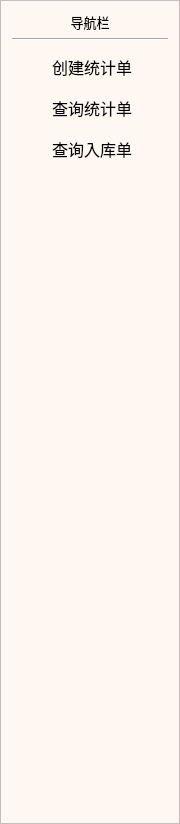
     <widget class="QFrame" name="frame">
      <property name="maximumSize">
       <size>
        <width>180</width>
        <height>16777215</height>
       </size>
      </property>
      <property name="styleSheet">
       <string notr="true">QFrame {
background-color: #fff8f2;
outline:0px;
}</string>
      </property>
      <property name="frameShape">
       <enum>QFrame::StyledPanel</enum>
      </property>
      <property name="frameShadow">
       <enum>QFrame::Raised</enum>
      </property>
      <layout class="QVBoxLayout" name="verticalLayout">
       <item>
        <widget class="QLabel" name="label">
         <property name="font">
          <font>
           <family>黑体</family>
           <pointsize>10</pointsize>
          </font>
         </property>
         <property name="styleSheet">
          <string notr="true"/>
         </property>
         <property name="text">
          <string>导航栏</string>
         </property>
         <property name="alignment">
          <set>Qt::AlignCenter</set>
         </property>
        </widget>
       </item>
       <item>
        <widget class="Line" name="line">
         <property name="orientation">
          <enum>Qt::Horizontal</enum>
         </property>
        </widget>
       </item>
       <item>
        <widget class="QPushButton" name="CheckCountPB">
         <property name="minimumSize">
          <size>
           <width>150</width>
           <height>35</height>
          </size>
         </property>
         <property name="maximumSize">
          <size>
           <width>188</width>
           <height>35</height>
          </size>
         </property>
         <property name="font">
          <font>
           <family>黑体</family>
           <pointsize>12</pointsize>
           <weight>50</weight>
           <bold>false</bold>
          </font>
         </property>
         <property name="styleSheet">
          <string notr="true">QPushButton {
	border-radius:10px;
	border:None;
	border-color: rgb(0, 0, 0);
    background-repeat: no-repeat;
	margin-top: 5px;
	padding-top:5px;
	padding-bottom: 5px;
}

QPushButton:hover
{
    background-color:#00aaff;
	border-radius:10px;
}

QPushButton:checked
{
    background-color:#00aaff;
	color: rgb(170, 255, 255);
    padding-left:10px;
	border-radius:10px;
}</string>
         </property>
         <property name="text">
          <string> 创建统计单</string>
         </property>
         <property name="icon">
          <iconset>
           <normaloff>../../AfterSale/static/img/add-list-64.gif</normaloff>../../AfterSale/static/img/add-list-64.gif</iconset>
         </property>
         <property name="iconSize">
          <size>
           <width>20</width>
           <height>20</height>
          </size>
         </property>
         <property name="checkable">
          <bool>true</bool>
         </property>
         <property name="autoExclusive">
          <bool>true</bool>
         </property>
        </widget>
       </item>
       <item>
        <widget class="QPushButton" name="ProductSearchPB">
         <property name="minimumSize">
          <size>
           <width>128</width>
           <height>35</height>
          </size>
         </property>
         <property name="maximumSize">
          <size>
           <width>188</width>
           <height>35</height>
          </size>
         </property>
         <property name="font">
          <font>
           <family>黑体</family>
           <pointsize>12</pointsize>
           <weight>50</weight>
           <bold>false</bold>
          </font>
         </property>
         <property name="styleSheet">
          <string notr="true">QPushButton {
	border-radius:10px;
	border:None;
	border-color: rgb(0, 0, 0);
    background-repeat: no-repeat;
	margin-top: 5px;
	padding-top:5px;
	padding-bottom: 5px;
}

QPushButton:hover
{
    background-color:#00aaff;
	border-radius:10px;
}

QPushButton:checked
{
    background-color:#00aaff;
	color: rgb(170, 255, 255);
    padding-left:10px;
	border-radius:10px;
}</string>
         </property>
         <property name="text">
          <string> 查询统计单</string>
         </property>
         <property name="icon">
          <iconset>
           <normaloff>../../AfterSale/static/img/search-3-64.gif</normaloff>../../AfterSale/static/img/search-3-64.gif</iconset>
         </property>
         <property name="iconSize">
          <size>
           <width>20</width>
           <height>20</height>
          </size>
         </property>
         <property name="checkable">
          <bool>true</bool>
         </property>
         <property name="autoExclusive">
          <bool>true</bool>
         </property>
        </widget>
       </item>
       <item>
        <widget class="QPushButton" name="ProductSearchPB_2">
         <property name="minimumSize">
          <size>
           <width>128</width>
           <height>35</height>
          </size>
         </property>
         <property name="maximumSize">
          <size>
           <width>188</width>
           <height>35</height>
          </size>
         </property>
         <property name="font">
          <font>
           <family>黑体</family>
           <pointsize>12</pointsize>
           <weight>50</weight>
           <bold>false</bold>
          </font>
         </property>
         <property name="styleSheet">
          <string notr="true">QPushButton {
	border-radius:10px;
	border:None;
	border-color: rgb(0, 0, 0);
    background-repeat: no-repeat;
	margin-top: 5px;
	padding-top:5px;
	padding-bottom: 5px;
}

QPushButton:hover
{
    background-color:#00aaff;
	border-radius:10px;
}

QPushButton:checked
{
    background-color:#00aaff;
	color: rgb(170, 255, 255);
    padding-left:10px;
	border-radius:10px;
}</string>
         </property>
         <property name="text">
          <string> 查询入库单</string>
         </property>
         <property name="icon">
          <iconset>
           <normaloff>D:/Projects/TrillionTech/images/search-5-64.gif</normaloff>D:/Projects/TrillionTech/images/search-5-64.gif</iconset>
         </property>
         <property name="iconSize">
          <size>
           <width>20</width>
           <height>20</height>
          </size>
         </property>
         <property name="checkable">
          <bool>true</bool>
         </property>
         <property name="autoExclusive">
          <bool>true</bool>
         </property>
        </widget>
       </item>
       <item>
        <spacer name="verticalSpacer">
         <property name="orientation">
          <enum>Qt::Vertical</enum>
         </property>
         <property name="sizeHint" stdset="0">
          <size>
           <width>20</width>
           <height>648</height>
          </size>
         </property>
        </spacer>
       </item>
      </layout>
     </widget>
